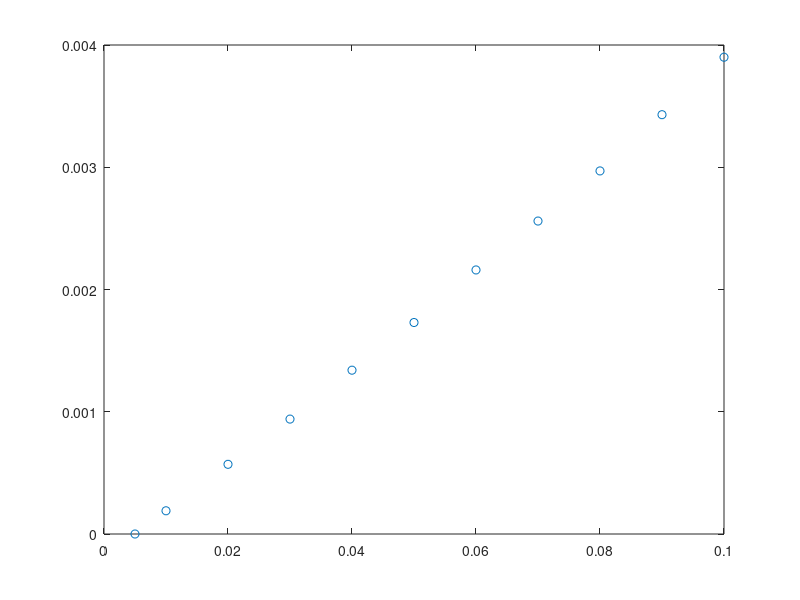

Write MATLAB code to recreate this figure. (Note: this script raises an error after producing the figure.)
clear all 
x = [5*10^-3 10*10^-3 20 *10^-3 30*10^-3 40*10^-3 50*10^-3 60*10^-3 70*10^-3 80*10^-3 90*10^-3 100*10^-3];
y = [0 19*10^-5 57*10^-5 94*10^-5 134*10^-5 173*10^-5 216*10^-5 256*10^-5 297*10^-5 343*10^-5 390*10^-5];
plot(x, y, 'o')

hold on
fun = @(a, x) a*x.^2;
x0 =1;
a = lsqcurvefit(fun, x0, x, y)

hold on
syms xx 
fplot(a*xx^2) 
xlim ([0 0.15])
ylim([0 0.005])

xlabel('x')
ylabel('y')
legend('data', 'lsqcurvefit for y = a*x^2')

 fittedValues = a*x.^2;
 residuals = y - fittedValues;
 figure
 plot(residuals, 'o')
 title('Residuals')
  %Compute the SSR
 SSR1 = sum((y - fittedValues).^2)
  %Compute the max absolute value residual
 Abs_dev = max(abs(residuals))
